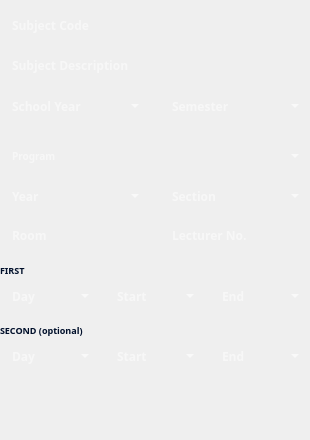
   <widget class="QGroupBox" name="inputDataGroup">
    <property name="geometry">
     <rect>
      <x>25</x>
      <y>130</y>
      <width>310</width>
      <height>440</height>
     </rect>
    </property>
    <property name="styleSheet">
     <string notr="true">QGroupBox {
	border: 0px;
	border-radius: 0px;
}</string>
    </property>
    <property name="title">
     <string/>
    </property>
    <widget class="QPushButton" name="confirmButton">
     <property name="geometry">
      <rect>
       <x>50</x>
       <y>400</y>
       <width>210</width>
       <height>40</height>
      </rect>
     </property>
     <property name="styleSheet">
      <string notr="true">QPushButton {
	border: 0px;
	border-radius: 0px;
	background: none;
}</string>
     </property>
     <property name="text">
      <string/>
     </property>
     <property name="icon">
      <iconset resource="resources.qrc">
       <normaloff>:/res/assets/confirm.png</normaloff>:/res/assets/confirm.png</iconset>
     </property>
     <property name="iconSize">
      <size>
       <width>300</width>
       <height>50</height>
      </size>
     </property>
     <property name="flat">
      <bool>true</bool>
     </property>
    </widget>
    <widget class="QGroupBox" name="subjectCodeGroup">
     <property name="geometry">
      <rect>
       <x>0</x>
       <y>10</y>
       <width>310</width>
       <height>40</height>
      </rect>
     </property>
     <property name="title">
      <string/>
     </property>
     <widget class="QLabel" name="subjectCodeHud">
      <property name="geometry">
       <rect>
        <x>0</x>
        <y>0</y>
        <width>310</width>
        <height>40</height>
       </rect>
      </property>
      <property name="text">
       <string/>
      </property>
      <property name="pixmap">
       <pixmap resource="resources.qrc">:/res/assets/data_field_long.png</pixmap>
      </property>
      <property name="alignment">
       <set>Qt::AlignCenter</set>
      </property>
     </widget>
     <widget class="QLineEdit" name="subjectCodeTextbox">
      <property name="geometry">
       <rect>
        <x>10</x>
        <y>0</y>
        <width>290</width>
        <height>30</height>
       </rect>
      </property>
      <property name="styleSheet">
       <string notr="true">QLineEdit {
	background-color: transparent;
	border: 0px;
	color: #FFFFFF;
	font-family: Poppins;
	font-size: 12px;
	font-style: normal;
	font-weight: 500;
	line-height: normal;
}</string>
      </property>
      <property name="maxLength">
       <number>16</number>
      </property>
      <property name="placeholderText">
       <string>Subject Code</string>
      </property>
     </widget>
    </widget>
    <widget class="QGroupBox" name="programGroup">
     <property name="geometry">
      <rect>
       <x>0</x>
       <y>140</y>
       <width>310</width>
       <height>40</height>
      </rect>
     </property>
     <property name="title">
      <string/>
     </property>
     <widget class="QLabel" name="programHud">
      <property name="geometry">
       <rect>
        <x>0</x>
        <y>0</y>
        <width>310</width>
        <height>40</height>
       </rect>
      </property>
      <property name="text">
       <string/>
      </property>
      <property name="pixmap">
       <pixmap resource="resources.qrc">:/res/assets/data_field_long.png</pixmap>
      </property>
      <property name="alignment">
       <set>Qt::AlignCenter</set>
      </property>
     </widget>
     <widget class="QComboBox" name="programCombobox">
      <property name="geometry">
       <rect>
        <x>7</x>
        <y>0</y>
        <width>296</width>
        <height>32</height>
       </rect>
      </property>
      <property name="styleSheet">
       <string notr="true">QComboBox {
	background-color: transparent;
	border: 0px;
	color: #FFFFFF;
	font-family: Poppins;
	font-size: 10px;
	font-style: normal;
	font-weight: 500;
	line-height: normal;
}

QComboBox QAbstractItemView {
    background-color: #000F2A;
}

QComboBox QScrollBar:vertical {
    background-color: #000F2A;
	width: 12px;
}

QComboBox QScrollBar::handle:vertical {
    background-color: #FFFFFF;
}

QComboBox QScrollBar::add-line:vertical,
QComboBox QScrollBar::sub-line:vertical {
    border: none;
    background: none;
    height: 0px;
}

QComboBox QScrollBar::add-page:vertical,
QComboBox QScrollBar::sub-page:vertical {
    background-color: #000F2A;
	background: none;
	border-style: solid;
}</string>
      </property>
      <property name="placeholderText">
       <string>Program</string>
      </property>
     </widget>
    </widget>
    <widget class="QGroupBox" name="yearGroup">
     <property name="geometry">
      <rect>
       <x>0</x>
       <y>180</y>
       <width>150</width>
       <height>40</height>
      </rect>
     </property>
     <property name="title">
      <string/>
     </property>
     <widget class="QLabel" name="yearHud">
      <property name="geometry">
       <rect>
        <x>0</x>
        <y>0</y>
        <width>150</width>
        <height>40</height>
       </rect>
      </property>
      <property name="text">
       <string/>
      </property>
      <property name="pixmap">
       <pixmap resource="resources.qrc">:/res/assets/data_field_medium.png</pixmap>
      </property>
      <property name="alignment">
       <set>Qt::AlignCenter</set>
      </property>
     </widget>
     <widget class="QComboBox" name="yearCombobox">
      <property name="geometry">
       <rect>
        <x>7</x>
        <y>0</y>
        <width>136</width>
        <height>32</height>
       </rect>
      </property>
      <property name="styleSheet">
       <string notr="true">QComboBox {
	background-color: transparent;
	border: 0px;
	color: #FFFFFF;
	font-family: Poppins;
	font-size: 12px;
	font-style: normal;
	font-weight: 500;
	line-height: normal;
}

QComboBox QAbstractItemView {
    background-color: #000F2A;
}

QComboBox QScrollBar:vertical {
    background-color: #000F2A;
	width: 8px;
}

QComboBox QScrollBar::handle:vertical {
    background-color: #FFFFFF;
}

QComboBox QScrollBar::add-line:vertical,
QComboBox QScrollBar::sub-line:vertical {
    border: none;
    background: none;
    height: 0px;
}

QComboBox QScrollBar::add-page:vertical,
QComboBox QScrollBar::sub-page:vertical {
    background-color: #000F2A;
	background: none;
	border-style: solid;
}</string>
      </property>
      <property name="placeholderText">
       <string>Year</string>
      </property>
     </widget>
    </widget>
    <widget class="QGroupBox" name="sectionGroup">
     <property name="geometry">
      <rect>
       <x>160</x>
       <y>180</y>
       <width>150</width>
       <height>40</height>
      </rect>
     </property>
     <property name="title">
      <string/>
     </property>
     <widget class="QLabel" name="sectionHud">
      <property name="geometry">
       <rect>
        <x>0</x>
        <y>0</y>
        <width>150</width>
        <height>40</height>
       </rect>
      </property>
      <property name="text">
       <string/>
      </property>
      <property name="pixmap">
       <pixmap resource="resources.qrc">:/res/assets/data_field_medium.png</pixmap>
      </property>
      <property name="alignment">
       <set>Qt::AlignCenter</set>
      </property>
     </widget>
     <widget class="QComboBox" name="sectionCombobox">
      <property name="geometry">
       <rect>
        <x>7</x>
        <y>0</y>
        <width>136</width>
        <height>32</height>
       </rect>
      </property>
      <property name="styleSheet">
       <string notr="true">QComboBox {
	background-color: transparent;
	border: 0px;
	color: #FFFFFF;
	font-family: Poppins;
	font-size: 12px;
	font-style: normal;
	font-weight: 500;
	line-height: normal;
}

QComboBox QAbstractItemView {
    background-color: #000F2A;
}

QComboBox QScrollBar:vertical {
    background-color: #000F2A;
	width: 8px;
}

QComboBox QScrollBar::handle:vertical {
    background-color: #FFFFFF;
}

QComboBox QScrollBar::add-line:vertical,
QComboBox QScrollBar::sub-line:vertical {
    border: none;
    background: none;
    height: 0px;
}

QComboBox QScrollBar::add-page:vertical,
QComboBox QScrollBar::sub-page:vertical {
    background-color: #000F2A;
	background: none;
	border-style: solid;
}</string>
      </property>
      <property name="placeholderText">
       <string>Section</string>
      </property>
     </widget>
    </widget>
    <widget class="QGroupBox" name="subjectDescGroup">
     <property name="geometry">
      <rect>
       <x>0</x>
       <y>50</y>
       <width>310</width>
       <height>40</height>
      </rect>
     </property>
     <property name="title">
      <string/>
     </property>
     <widget class="QLabel" name="subjectDescHud">
      <property name="geometry">
       <rect>
        <x>0</x>
        <y>0</y>
        <width>310</width>
        <height>40</height>
       </rect>
      </property>
      <property name="text">
       <string/>
      </property>
      <property name="pixmap">
       <pixmap resource="resources.qrc">:/res/assets/data_field_long.png</pixmap>
      </property>
      <property name="alignment">
       <set>Qt::AlignCenter</set>
      </property>
     </widget>
     <widget class="QLineEdit" name="subjectDescTextbox">
      <property name="geometry">
       <rect>
        <x>10</x>
        <y>0</y>
        <width>290</width>
        <height>30</height>
       </rect>
      </property>
      <property name="styleSheet">
       <string notr="true">QLineEdit {
	background-color: transparent;
	border: 0px;
	color: #FFFFFF;
	font-family: Poppins;
	font-size: 12px;
	font-style: normal;
	font-weight: 500;
	line-height: normal;
}</string>
      </property>
      <property name="maxLength">
       <number>255</number>
      </property>
      <property name="placeholderText">
       <string>Subject Description</string>
      </property>
     </widget>
    </widget>
    <widget class="QGroupBox" name="schoolYearGroup">
     <property name="geometry">
      <rect>
       <x>0</x>
       <y>90</y>
       <width>150</width>
       <height>40</height>
      </rect>
     </property>
     <property name="title">
      <string/>
     </property>
     <widget class="QLabel" name="schoolYearHud">
      <property name="geometry">
       <rect>
        <x>0</x>
        <y>0</y>
        <width>150</width>
        <height>40</height>
       </rect>
      </property>
      <property name="text">
       <string/>
      </property>
      <property name="pixmap">
       <pixmap resource="resources.qrc">:/res/assets/data_field_medium.png</pixmap>
      </property>
      <property name="alignment">
       <set>Qt::AlignCenter</set>
      </property>
     </widget>
     <widget class="QComboBox" name="schoolYearCombobox">
      <property name="geometry">
       <rect>
        <x>7</x>
        <y>0</y>
        <width>136</width>
        <height>32</height>
       </rect>
      </property>
      <property name="styleSheet">
       <string notr="true">QComboBox {
	background-color: transparent;
	border: 0px;
	color: #FFFFFF;
	font-family: Poppins;
	font-size: 12px;
	font-style: normal;
	font-weight: 500;
	line-height: normal;
}

QComboBox QAbstractItemView {
    background-color: #000F2A;
}

QComboBox QScrollBar:vertical {
    background-color: #000F2A;
	width: 8px;
}

QComboBox QScrollBar::handle:vertical {
    background-color: #FFFFFF;
}

QComboBox QScrollBar::add-line:vertical,
QComboBox QScrollBar::sub-line:vertical {
    border: none;
    background: none;
    height: 0px;
}

QComboBox QScrollBar::add-page:vertical,
QComboBox QScrollBar::sub-page:vertical {
    background-color: #000F2A;
	background: none;
	border-style: solid;
}</string>
      </property>
      <property name="placeholderText">
       <string>School Year</string>
      </property>
     </widget>
    </widget>
    <widget class="QGroupBox" name="semesterGroup">
     <property name="geometry">
      <rect>
       <x>160</x>
       <y>90</y>
       <width>150</width>
       <height>40</height>
      </rect>
     </property>
     <property name="title">
      <string/>
     </property>
     <widget class="QLabel" name="semesterHud">
      <property name="geometry">
       <rect>
        <x>0</x>
        <y>0</y>
        <width>150</width>
        <height>40</height>
       </rect>
      </property>
      <property name="text">
       <string/>
      </property>
      <property name="pixmap">
       <pixmap resource="resources.qrc">:/res/assets/data_field_medium.png</pixmap>
      </property>
      <property name="alignment">
       <set>Qt::AlignCenter</set>
      </property>
     </widget>
     <widget class="QComboBox" name="semesterCombobox">
      <property name="geometry">
       <rect>
        <x>7</x>
        <y>0</y>
        <width>136</width>
        <height>32</height>
       </rect>
      </property>
      <property name="styleSheet">
       <string notr="true">QComboBox {
	background-color: transparent;
	border: 0px;
	color: #FFFFFF;
	font-family: Poppins;
	font-size: 12px;
	font-style: normal;
	font-weight: 500;
	line-height: normal;
}

QComboBox QAbstractItemView {
    background-color: #000F2A;
}

QComboBox QScrollBar:vertical {
    background-color: #000F2A;
	width: 8px;
}

QComboBox QScrollBar::handle:vertical {
    background-color: #FFFFFF;
}

QComboBox QScrollBar::add-line:vertical,
QComboBox QScrollBar::sub-line:vertical {
    border: none;
    background: none;
    height: 0px;
}

QComboBox QScrollBar::add-page:vertical,
QComboBox QScrollBar::sub-page:vertical {
    background-color: #000F2A;
	background: none;
	border-style: solid;
}</string>
      </property>
      <property name="placeholderText">
       <string>Semester</string>
      </property>
     </widget>
    </widget>
    <widget class="QGroupBox" name="roomGroup">
     <property name="geometry">
      <rect>
       <x>0</x>
       <y>220</y>
       <width>150</width>
       <height>40</height>
      </rect>
     </property>
     <property name="title">
      <string/>
     </property>
     <widget class="QLabel" name="roomHud">
      <property name="geometry">
       <rect>
        <x>0</x>
        <y>0</y>
        <width>150</width>
        <height>40</height>
       </rect>
      </property>
      <property name="text">
       <string/>
      </property>
      <property name="pixmap">
       <pixmap resource="resources.qrc">:/res/assets/data_field_medium.png</pixmap>
      </property>
      <property name="alignment">
       <set>Qt::AlignCenter</set>
      </property>
     </widget>
     <widget class="QLineEdit" name="roomTextbox">
      <property name="geometry">
       <rect>
        <x>10</x>
        <y>0</y>
        <width>130</width>
        <height>30</height>
       </rect>
      </property>
      <property name="styleSheet">
       <string notr="true">QLineEdit {
	background-color: transparent;
	border: 0px;
	color: #FFFFFF;
	font-family: Poppins;
	font-size: 12px;
	font-style: normal;
	font-weight: 500;
	line-height: normal;
}</string>
      </property>
      <property name="maxLength">
       <number>16</number>
      </property>
      <property name="placeholderText">
       <string>Room</string>
      </property>
     </widget>
    </widget>
    <widget class="QGroupBox" name="lecturerIdGroup">
     <property name="geometry">
      <rect>
       <x>160</x>
       <y>220</y>
       <width>150</width>
       <height>40</height>
      </rect>
     </property>
     <property name="title">
      <string/>
     </property>
     <widget class="QLabel" name="lecturerIdHud">
      <property name="geometry">
       <rect>
        <x>0</x>
        <y>0</y>
        <width>150</width>
        <height>40</height>
       </rect>
      </property>
      <property name="text">
       <string/>
      </property>
      <property name="pixmap">
       <pixmap resource="resources.qrc">:/res/assets/data_field_medium.png</pixmap>
      </property>
      <property name="alignment">
       <set>Qt::AlignCenter</set>
      </property>
     </widget>
     <widget class="QLineEdit" name="lecturerIdTextbox">
      <property name="geometry">
       <rect>
        <x>10</x>
        <y>0</y>
        <width>130</width>
        <height>30</height>
       </rect>
      </property>
      <property name="styleSheet">
       <string notr="true">QLineEdit {
	background-color: transparent;
	border: 0px;
	color: #FFFFFF;
	font-family: Poppins;
	font-size: 12px;
	font-style: normal;
	font-weight: 500;
	line-height: normal;
}</string>
      </property>
      <property name="maxLength">
       <number>4</number>
      </property>
      <property name="placeholderText">
       <string>Lecturer No.</string>
      </property>
     </widget>
    </widget>
    <widget class="QGroupBox" name="firstScheduleGroup">
     <property name="geometry">
      <rect>
       <x>0</x>
       <y>260</y>
       <width>310</width>
       <height>60</height>
      </rect>
     </property>
     <property name="title">
      <string/>
     </property>
     <widget class="QLabel" name="firstScheduleLabel">
      <property name="geometry">
       <rect>
        <x>0</x>
        <y>0</y>
        <width>100</width>
        <height>20</height>
       </rect>
      </property>
      <property name="styleSheet">
       <string notr="true">QLabel {
	color: #000F2A;
	font-family: Poppins;
	font-size: 9px;
	font-style: normal;
	font-weight: 700;
	line-height: normal;
}</string>
      </property>
      <property name="text">
       <string>FIRST</string>
      </property>
     </widget>
     <widget class="QGroupBox" name="firstDayGroup">
      <property name="geometry">
       <rect>
        <x>0</x>
        <y>20</y>
        <width>100</width>
        <height>40</height>
       </rect>
      </property>
      <property name="title">
       <string/>
      </property>
      <widget class="QLabel" name="firstDayHud">
       <property name="geometry">
        <rect>
         <x>0</x>
         <y>0</y>
         <width>100</width>
         <height>40</height>
        </rect>
       </property>
       <property name="text">
        <string/>
       </property>
       <property name="pixmap">
        <pixmap resource="resources.qrc">:/res/assets/data_field_short.png</pixmap>
       </property>
       <property name="alignment">
        <set>Qt::AlignCenter</set>
       </property>
      </widget>
      <widget class="QComboBox" name="firstDayCombobox">
       <property name="geometry">
        <rect>
         <x>7</x>
         <y>0</y>
         <width>86</width>
         <height>32</height>
        </rect>
       </property>
       <property name="styleSheet">
        <string notr="true">QComboBox {
	background-color: transparent;
	border: 0px;
	color: #FFFFFF;
	font-family: Poppins;
	font-size: 12px;
	font-style: normal;
	font-weight: 500;
	line-height: normal;
}

QComboBox QAbstractItemView {
    background-color: #000F2A;
}

QComboBox QScrollBar:vertical {
    background-color: #000F2A;
	width: 4px;
}

QComboBox QScrollBar::handle:vertical {
    background-color: #FFFFFF;
}

QComboBox QScrollBar::add-line:vertical,
QComboBox QScrollBar::sub-line:vertical {
    border: none;
    background: none;
    height: 0px;
}

QComboBox QScrollBar::add-page:vertical,
QComboBox QScrollBar::sub-page:vertical {
    background-color: #000F2A;
	background: none;
	border-style: solid;
}</string>
       </property>
       <property name="placeholderText">
        <string>Day</string>
       </property>
      </widget>
     </widget>
     <widget class="QGroupBox" name="firstStartGroup">
      <property name="geometry">
       <rect>
        <x>105</x>
        <y>20</y>
        <width>100</width>
        <height>40</height>
       </rect>
      </property>
      <property name="title">
       <string/>
      </property>
      <widget class="QLabel" name="firstStartHud">
       <property name="geometry">
        <rect>
         <x>0</x>
         <y>0</y>
         <width>100</width>
         <height>40</height>
        </rect>
       </property>
       <property name="text">
        <string/>
       </property>
       <property name="pixmap">
        <pixmap resource="resources.qrc">:/res/assets/data_field_short.png</pixmap>
       </property>
       <property name="alignment">
        <set>Qt::AlignCenter</set>
       </property>
      </widget>
      <widget class="QComboBox" name="firstStartCombobox">
       <property name="geometry">
        <rect>
         <x>7</x>
         <y>0</y>
         <width>86</width>
         <height>32</height>
        </rect>
       </property>
       <property name="styleSheet">
        <string notr="true">QComboBox {
	background-color: transparent;
	border: 0px;
	color: #FFFFFF;
	font-family: Poppins;
	font-size: 12px;
	font-style: normal;
	font-weight: 500;
	line-height: normal;
}

QComboBox QAbstractItemView {
    background-color: #000F2A;
}

QComboBox QScrollBar:vertical {
    background-color: #000F2A;
	width: 4px;
}

QComboBox QScrollBar::handle:vertical {
    background-color: #FFFFFF;
}

QComboBox QScrollBar::add-line:vertical,
QComboBox QScrollBar::sub-line:vertical {
    border: none;
    background: none;
    height: 0px;
}

QComboBox QScrollBar::add-page:vertical,
QComboBox QScrollBar::sub-page:vertical {
    background-color: #000F2A;
	background: none;
	border-style: solid;
}</string>
       </property>
       <property name="placeholderText">
        <string>Start</string>
       </property>
      </widget>
     </widget>
     <widget class="QGroupBox" name="firstEndGroup">
      <property name="geometry">
       <rect>
        <x>210</x>
        <y>20</y>
        <width>100</width>
        <height>40</height>
       </rect>
      </property>
      <property name="title">
       <string/>
      </property>
      <widget class="QLabel" name="firstEndHud">
       <property name="geometry">
        <rect>
         <x>0</x>
         <y>0</y>
         <width>100</width>
         <height>40</height>
        </rect>
       </property>
       <property name="text">
        <string/>
       </property>
       <property name="pixmap">
        <pixmap resource="resources.qrc">:/res/assets/data_field_short.png</pixmap>
       </property>
       <property name="alignment">
        <set>Qt::AlignCenter</set>
       </property>
      </widget>
      <widget class="QComboBox" name="firstEndCombobox">
       <property name="geometry">
        <rect>
         <x>7</x>
         <y>0</y>
         <width>86</width>
         <height>32</height>
        </rect>
       </property>
       <property name="styleSheet">
        <string notr="true">QComboBox {
	background-color: transparent;
	border: 0px;
	color: #FFFFFF;
	font-family: Poppins;
	font-size: 12px;
	font-style: normal;
	font-weight: 500;
	line-height: normal;
}

QComboBox QAbstractItemView {
    background-color: #000F2A;
}

QComboBox QScrollBar:vertical {
    background-color: #000F2A;
	width: 4px;
}

QComboBox QScrollBar::handle:vertical {
    background-color: #FFFFFF;
}

QComboBox QScrollBar::add-line:vertical,
QComboBox QScrollBar::sub-line:vertical {
    border: none;
    background: none;
    height: 0px;
}

QComboBox QScrollBar::add-page:vertical,
QComboBox QScrollBar::sub-page:vertical {
    background-color: #000F2A;
	background: none;
	border-style: solid;
}</string>
       </property>
       <property name="placeholderText">
        <string>End</string>
       </property>
      </widget>
     </widget>
    </widget>
    <widget class="QGroupBox" name="secondScheduleGroup">
     <property name="geometry">
      <rect>
       <x>0</x>
       <y>320</y>
       <width>310</width>
       <height>60</height>
      </rect>
     </property>
     <property name="title">
      <string/>
     </property>
     <widget class="QLabel" name="secondScheduleLabel">
      <property name="geometry">
       <rect>
        <x>0</x>
        <y>0</y>
        <width>100</width>
        <height>20</height>
       </rect>
      </property>
      <property name="styleSheet">
       <string notr="true">QLabel {
	color: #000F2A;
	font-family: Poppins;
	font-size: 9px;
	font-style: normal;
	font-weight: 700;
	line-height: normal;
}</string>
      </property>
      <property name="text">
       <string>SECOND (optional)</string>
      </property>
     </widget>
     <widget class="QGroupBox" name="secondDayGroup">
      <property name="geometry">
       <rect>
        <x>0</x>
        <y>20</y>
        <width>100</width>
        <height>40</height>
       </rect>
      </property>
      <property name="title">
       <string/>
      </property>
      <widget class="QLabel" name="secondDayHud">
       <property name="geometry">
        <rect>
         <x>0</x>
         <y>0</y>
         <width>100</width>
         <height>40</height>
        </rect>
       </property>
       <property name="text">
        <string/>
       </property>
       <property name="pixmap">
        <pixmap resource="resources.qrc">:/res/assets/data_field_short.png</pixmap>
       </property>
       <property name="alignment">
        <set>Qt::AlignCenter</set>
       </property>
      </widget>
      <widget class="QComboBox" name="secondDayCombobox">
       <property name="geometry">
        <rect>
         <x>7</x>
         <y>0</y>
         <width>86</width>
         <height>32</height>
        </rect>
       </property>
       <property name="styleSheet">
        <string notr="true">QComboBox {
	background-color: transparent;
	border: 0px;
	color: #FFFFFF;
	font-family: Poppins;
	font-size: 12px;
	font-style: normal;
	font-weight: 500;
	line-height: normal;
}

QComboBox QAbstractItemView {
    background-color: #000F2A;
}

QComboBox QScrollBar:vertical {
    background-color: #000F2A;
	width: 4px;
}

QComboBox QScrollBar::handle:vertical {
    background-color: #FFFFFF;
}

QComboBox QScrollBar::add-line:vertical,
QComboBox QScrollBar::sub-line:vertical {
    border: none;
    background: none;
    height: 0px;
}

QComboBox QScrollBar::add-page:vertical,
QComboBox QScrollBar::sub-page:vertical {
    background-color: #000F2A;
	background: none;
	border-style: solid;
}</string>
       </property>
       <property name="placeholderText">
        <string>Day</string>
       </property>
      </widget>
     </widget>
     <widget class="QGroupBox" name="secondStartGroup">
      <property name="geometry">
       <rect>
        <x>105</x>
        <y>20</y>
        <width>100</width>
        <height>40</height>
       </rect>
      </property>
      <property name="title">
       <string/>
      </property>
      <widget class="QLabel" name="secondStartHud">
       <property name="geometry">
        <rect>
         <x>0</x>
         <y>0</y>
         <width>100</width>
         <height>40</height>
        </rect>
       </property>
       <property name="text">
        <string/>
       </property>
       <property name="pixmap">
        <pixmap resource="resources.qrc">:/res/assets/data_field_short.png</pixmap>
       </property>
       <property name="alignment">
        <set>Qt::AlignCenter</set>
       </property>
      </widget>
      <widget class="QComboBox" name="secondStartCombobox">
       <property name="geometry">
        <rect>
         <x>7</x>
         <y>0</y>
         <width>86</width>
         <height>32</height>
        </rect>
       </property>
       <property name="styleSheet">
        <string notr="true">QComboBox {
	background-color: transparent;
	border: 0px;
	color: #FFFFFF;
	font-family: Poppins;
	font-size: 12px;
	font-style: normal;
	font-weight: 500;
	line-height: normal;
}

QComboBox QAbstractItemView {
    background-color: #000F2A;
}

QComboBox QScrollBar:vertical {
    background-color: #000F2A;
	width: 4px;
}

QComboBox QScrollBar::handle:vertical {
    background-color: #FFFFFF;
}

QComboBox QScrollBar::add-line:vertical,
QComboBox QScrollBar::sub-line:vertical {
    border: none;
    background: none;
    height: 0px;
}

QComboBox QScrollBar::add-page:vertical,
QComboBox QScrollBar::sub-page:vertical {
    background-color: #000F2A;
	background: none;
	border-style: solid;
}</string>
       </property>
       <property name="placeholderText">
        <string>Start</string>
       </property>
      </widget>
     </widget>
     <widget class="QGroupBox" name="secondEndGroup">
      <property name="geometry">
       <rect>
        <x>210</x>
        <y>20</y>
        <width>100</width>
        <height>40</height>
       </rect>
      </property>
      <property name="title">
       <string/>
      </property>
      <widget class="QLabel" name="secondEndHud">
       <property name="geometry">
        <rect>
         <x>0</x>
         <y>0</y>
         <width>100</width>
         <height>40</height>
        </rect>
       </property>
       <property name="text">
        <string/>
       </property>
       <property name="pixmap">
        <pixmap resource="resources.qrc">:/res/assets/data_field_short.png</pixmap>
       </property>
       <property name="alignment">
        <set>Qt::AlignCenter</set>
       </property>
      </widget>
      <widget class="QComboBox" name="secondEndCombobox">
       <property name="geometry">
        <rect>
         <x>7</x>
         <y>0</y>
         <width>86</width>
         <height>32</height>
        </rect>
       </property>
       <property name="styleSheet">
        <string notr="true">QComboBox {
	background-color: transparent;
	border: 0px;
	color: #FFFFFF;
	font-family: Poppins;
	font-size: 12px;
	font-style: normal;
	font-weight: 500;
	line-height: normal;
}

QComboBox QAbstractItemView {
    background-color: #000F2A;
}

QComboBox QScrollBar:vertical {
    background-color: #000F2A;
	width: 4px;
}

QComboBox QScrollBar::handle:vertical {
    background-color: #FFFFFF;
}

QComboBox QScrollBar::add-line:vertical,
QComboBox QScrollBar::sub-line:vertical {
    border: none;
    background: none;
    height: 0px;
}

QComboBox QScrollBar::add-page:vertical,
QComboBox QScrollBar::sub-page:vertical {
    background-color: #000F2A;
	background: none;
	border-style: solid;
}</string>
       </property>
       <property name="placeholderText">
        <string>End</string>
       </property>
      </widget>
     </widget>
    </widget>
    <widget class="QLabel" name="errorLabel">
     <property name="enabled">
      <bool>true</bool>
     </property>
     <property name="geometry">
      <rect>
       <x>0</x>
       <y>380</y>
       <width>310</width>
       <height>20</height>
      </rect>
     </property>
     <property name="styleSheet">
      <string notr="true">QLabel {
	background: none;
	color: #FF003D;
	font-family: Poppins;
	font-size: 10px;
	font-style: normal;
	font-weight: 600;
	line-height: normal;
}</string>
     </property>
     <property name="text">
      <string/>
     </property>
     <property name="alignment">
      <set>Qt::AlignCenter</set>
     </property>
    </widget>
   </widget>
